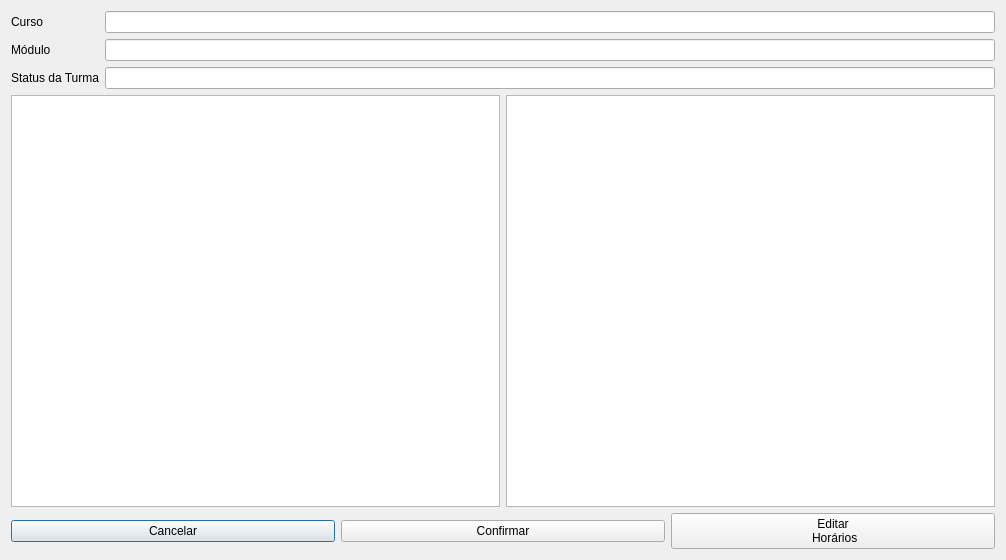
<?xml version="1.0" encoding="UTF-8"?>
<ui version="4.0">
 <class>EditarTurma</class>
 <widget class="QDialog" name="EditarTurma">
  <property name="geometry">
   <rect>
    <x>0</x>
    <y>0</y>
    <width>1006</width>
    <height>560</height>
   </rect>
  </property>
  <property name="windowTitle">
   <string>Dialog</string>
  </property>
  <layout class="QVBoxLayout" name="verticalLayout_2">
   <item>
    <layout class="QVBoxLayout" name="verticalLayout">
     <item>
      <layout class="QFormLayout" name="formLayout">
       <item row="0" column="0">
        <widget class="QLabel" name="cursoLabel">
         <property name="text">
          <string>Curso</string>
         </property>
        </widget>
       </item>
       <item row="0" column="1">
        <widget class="QLineEdit" name="cursoLineEdit"/>
       </item>
       <item row="1" column="0">
        <widget class="QLabel" name="moduloLabel">
         <property name="text">
          <string>Módulo</string>
         </property>
        </widget>
       </item>
       <item row="1" column="1">
        <widget class="QLineEdit" name="moduloLineEdit"/>
       </item>
       <item row="2" column="0">
        <widget class="QLabel" name="statusDaTurmaLabel">
         <property name="text">
          <string>Status da Turma</string>
         </property>
        </widget>
       </item>
       <item row="2" column="1">
        <widget class="QLineEdit" name="statusDaTurmaLineEdit"/>
       </item>
      </layout>
     </item>
     <item>
      <layout class="QHBoxLayout" name="horizontalLayout_2">
       <item>
        <widget class="QTableWidget" name="tabelaSelecionaAlunos"/>
       </item>
       <item>
        <widget class="QTableWidget" name="tabelaSelecionaProfessores"/>
       </item>
      </layout>
     </item>
     <item>
      <layout class="QHBoxLayout" name="horizontalLayout">
       <item>
        <widget class="QPushButton" name="botaoCancelar">
         <property name="text">
          <string>Cancelar</string>
         </property>
        </widget>
       </item>
       <item>
        <widget class="QPushButton" name="botaoConfirmar">
         <property name="text">
          <string>Confirmar</string>
         </property>
        </widget>
       </item>
       <item>
        <widget class="QPushButton" name="botaoEditarHorarios">
         <property name="text">
          <string>Editar 
 Horários</string>
         </property>
        </widget>
       </item>
      </layout>
     </item>
    </layout>
   </item>
  </layout>
 </widget>
 <resources/>
 <connections/>
</ui>
